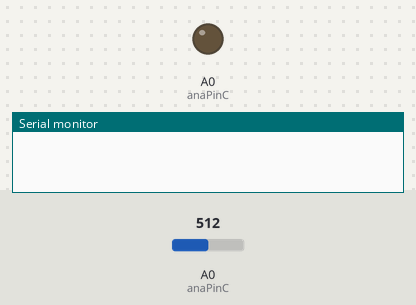
Simulated run of this sketch. Board: Arduino Uno, built with avr-gcc and run on an emulated ATmega328P. On the bench: output pins drawn as LEDs (lit = HIGH), the last lines printed to the serial monitor. The inputs (shaded band) are chosen by the test bench; at power-on: A0 (anaPinC) = 512. Pins used as bus, display or sensor lines are not drawn.

Above: at 0.1 s.
At 1.1 s:
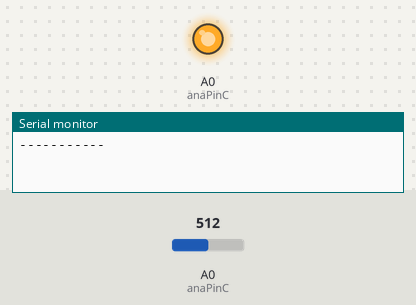
Timing chart, 0 to 2.6 s (numbered marks = the images above):
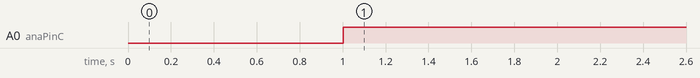

The sketch:

MasterAnalog.ino
```cpp
//Analog channels (on the 4051)
enum aChannels {aCharged_N=6, aCharged_P/*also Pwr*/=2, aCharging_N=3, aCharging_P=1, aUnderV=0, aUnused=5};

/*#define aCharged_N	6
#define aCharged_P	2		//also Pwr
#define aCharging_N	3
#define aCharging_P	1
#define aUnderV		0
#define aUnused		5*/
int anaValues[5];

#define anaPinA 0
#define anaPinB 2
#define anaPinC 14

void anaPinSetup()
{
	pinMode(anaPinA, OUTPUT);
	pinMode(anaPinB, OUTPUT);
	pinMode(anaPinC, OUTPUT);
}
int readAnaValues()
{
	for (int i=0; i<5; i++)
	{
		digitalWrite(anaPinA, i & 0x01);
		digitalWrite(anaPinB, i & 0x02);
		digitalWrite(anaPinC, i & 0x04);
		anaValues[i]=analogRead(A0);
			//Serial.print(i);
			//Serial.print(" --> ");
			//Serial.print(digitalRead(anaPinC));
			//Serial.print(digitalRead(anaPinB));
			//Serial.print(digitalRead(anaPinA));
			//Serial.print(" -> ");
			//Serial.println(anaValues[i]);
	}
}


// the setup function runs once when you press reset or power the board
void setup() {
	Serial.begin(115200);
	anaPinSetup();
}

// the loop function runs over and over again until power down or reset
void loop() {
static unsigned long anaTime =0;
#define anaInterval 1000

	if (millis() > anaTime + anaInterval)
	{
		anaTime = millis();
		Serial.println("-----------");
		readAnaValues();
	}
}
```

Measured:
- by itself, A0 (anaPinC): LOW → HIGH at 1.0 s
